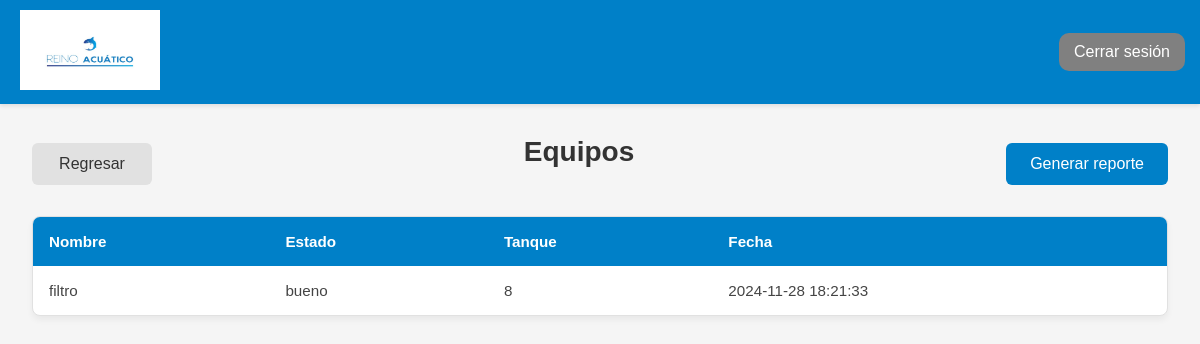
/views/tabla_equipo.php (signed in), run on an earlier commit of the app's database.
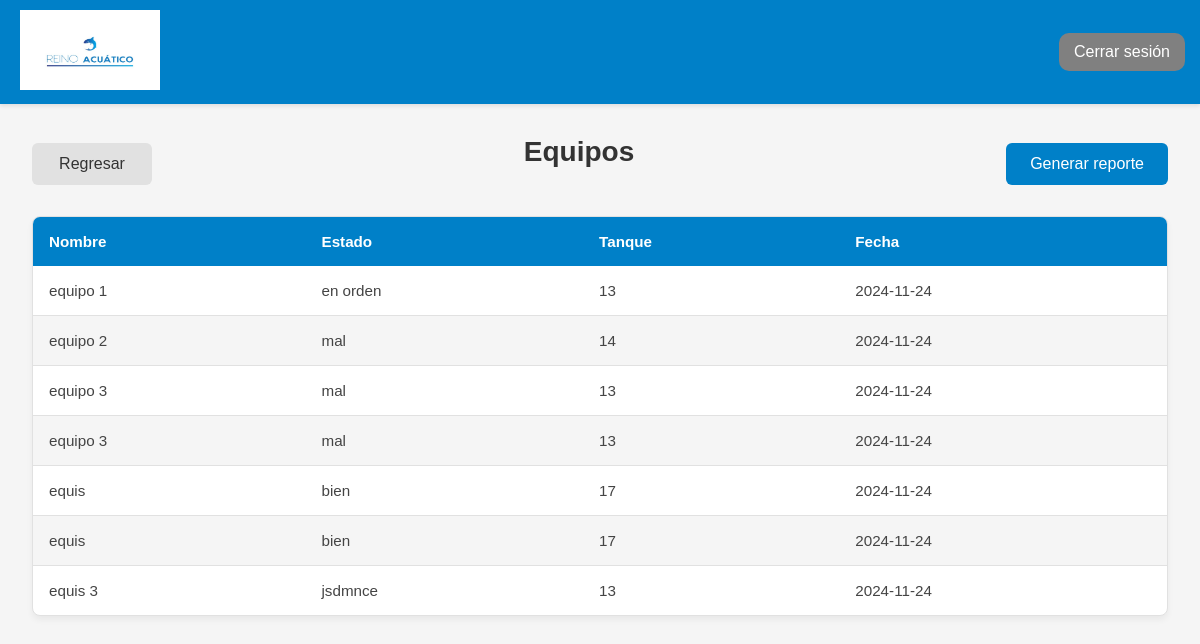
And on a later commit of the database.
### tables this page shows
CREATE TABLE `equipo` (
  `pk_equipo` smallint(6) NOT NULL,
  `nombre` varchar(150) NOT NULL,
  `estado` varchar(250) NOT NULL,
  `fk_tanque` smallint(6) NOT NULL,
  `fecha` date NOT NULL
);

### Class/clase_conexion.php (called while the page is built, shortened)
<?php
class Conexion {
    public static function conectar() {
        $servidor = "localhost";
        $usuario = "root";
        $contraseña = "";
        $nom_base_datos = "ges_acuario3";
        $conectar = new mysqli($servidor, $usuario, $contraseña, $nom_base_datos);
        return $conectar;
    }
}
?>

### functions/mostrar_equipo.php (called while the page is built)
<?php
include_once '../Class/clase_conexion.php';
class Equipo {
    private $conn;
    public function __construct() {
        $this->conn = Conexion::conectar();
    }
    public function mostrar() {
        $sql = "SELECT * FROM equipo";
        $resultado = $this->conn->query($sql);
        if ($resultado && $resultado->num_rows > 0) {
            return $resultado->fetch_all(MYSQLI_ASSOC);
        } else {
            return [];
        }
    }
}
?>

### views/tabla_equipo.php (the view, shortened to what this page needs)
<?php
include '../functions/mostrar_equipo.php';
$equipo = new Equipo();
$equipo = $equipo->mostrar();
?>
<!DOCTYPE html>
<html lang="en">
<head>
    <link rel="stylesheet" href="../Styles/tabla.css">
</head>
<body>
    <?php include("layout/header.php") ?>
    <div class="contenido">
        <div class="tabla">
            <div class="controles">
            <a onclick="window.location.href='panel.php'" class="btn" type="button">Regresar</a>
                <h2>Equipos</h2>
                <a href="" class="generar-reporte">Generar reporte</a>
            </div>
            <table>
                <thead>
                    <tr>
                        <th>Nombre</th>
                        <th>Estado</th>
                        <th>Tanque</th>
                        <th>Fecha</th>
                    </tr>
                </thead>
                <tbody>
                    <?php if (!empty($equipo)): ?>
                        <?php foreach ($equipo as $equipo): ?>
                            <tr>
                                <td><?php echo $equipo['nombre']; ?></td>
                                <td><?php echo $equipo['estado']; ?></td>
                                <td><?php echo $equipo['fk_tanque']; ?></td>
                                <td><?php echo $equipo['fecha']; ?></td>
                            </tr>
                        <?php endforeach; ?>
                    <?php else: ?>
                        <tr>
                            <td colspan="7">No hay registros de equipos.</td>
                        </tr>
                    <?php endif; ?>
                </tbody>
            </table>
        </div>
    </div>
</body>
</html>

### views/layout/header.php (shortened to what this page needs)
<!DOCTYPE html>
<html lang="en">
<head>
</head>
<body>
    <header>
        <a href="panel.php"><img src="../Storage/logo.jpg" alt="logo" height="100px" width="180px"></a>
        <a href="../functions/cerrarsesion.php" class="cerrar-sesion">Cerrar sesión</a>
    </header>
</body>
</html>

### Styles/tabla.css (style rules this page uses)
* { margin: 0; padding: 0; box-sizing: border-box; font-family: 'Segoe UI', Tahoma, Geneva, Verdana, sans-serif; }
body { background-color: #f5f5f5; min-height: 100vh; }
.contenido { display: flex; min-height: calc(100vh - 100px); }
.tabla { flex: 1; padding: 2rem; margin: 0; width: auto; }
.tabla h2 { color: #333; margin-bottom: 1.5rem; font-size: 1.75rem; }
.controles { display: flex; justify-content: space-between; align-items: center; margin-bottom: 1.5rem; }
.generar-reporte { background-color: #0080c8; color: white; padding: 0.75rem 1.5rem; border-radius: 6px; text-decoration: none; transition: all 0.3s ease; display: inline-flex; align-items: center; gap: 0.5rem; }
table { width: 100%; background-color: white; border-radius: 8px; overflow: hidden; border: 1px solid #e1e1e1; border-collapse: separate; border-spacing: 0; box-shadow: 0 4px 6px rgba(0,0,0,0.05); }
thead { background-color: #0080c8; }
th { color: white; font-weight: 600; padding: 1rem; text-align: left; font-size: 0.95rem; border: none; }
td { padding: 1rem; border-bottom: 1px solid #e1e1e1; color: #444; font-size: 0.95rem; text-align: left; }
tr:last-child td { border-bottom: none; }
table tr:nth-child(even) { background-color: whitesmoke; }
.btn { padding: 12px 24px; border: none; border-radius: 6px; font-size: 1rem; font-weight: 500; cursor: pointer; transition: all 0.3s ease; text-decoration: none; display: inline-flex; align-items: center; justify-content: center; min-width: 120px; background-color: #e1e1e1; color: #333; }

### views/layout/header.php (style rules this page uses)
* { margin: 0; padding: 0; box-sizing: border-box; font-family: 'Heebo', Arial, Helvetica, 'Nimbus Sans L', sans-serif; ; }
.cerrar-sesion { text-decoration: none; background-color: grey; margin: 10px 15px; padding: 10px 15px; color: white; border-radius: 10px; transition: all 0.5s ease; }
header { display: flex; background-color: #0080c8; box-shadow: 0 2px 4px rgba(0, 0, 0, 0.1); justify-content: space-between; align-items: center; }
header img { padding: 10px 20px; }

What changed in the data, as far as the page shows it:
added equipo: nombre "equipo 1", estado "en orden", fk_tanque "13", fecha "2024-11-24"
added equipo: nombre "equipo 2", estado "mal", fk_tanque "14", fecha "2024-11-24"
added equipo: nombre "equipo 3", estado "mal", fk_tanque "13", fecha "2024-11-24"
added equipo: nombre "equipo 3", estado "mal", fk_tanque "13", fecha "2024-11-24"
changed equipo (number 5 of 7 on the later page): nombre "filtro" → "equis"; estado "bueno" → "bien"; fk_tanque "8" → "17"; fecha "2024-11-28 18:21:33" → "2024-11-24"
added equipo: nombre "equis", estado "bien", fk_tanque "17", fecha "2024-11-24"
added equipo: nombre "equis 3", estado "jsdmnce", fk_tanque "13", fecha "2024-11-24"
